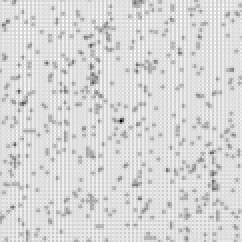
#> input picture analysis_Astrodrz/CDFS-1/Reff_lowlimt0.2_analysis/wht_map.fits, 121 x 121 px, given in place of CDFS-1_cutout.fits, which was not available (shown 2 times larger)
$ python analysis.py   (Python 2 division)
#> lines starting #> are read from the running program, lines starting #| are printed output that depends on the picture; pictures that were not available may be replaced by others from this repository, and a replacement may not be noted
#!/usr/bin/env python2
# -*- coding: utf-8 -*-
"""
Created on Thu Mar 29 20:17:41 2018

@author: Dartoon

On the analysis of xxx
"""
import numpy as np
import astropy.io.fits as pyfits
import matplotlib.pylab as plt
import glob
import sys
sys.path.insert(0,'../../../py_tools')
from psfs_average import psf_ave
from flux_profile import QSO_psfs_compare, profiles_compare
from matplotlib.colors import LogNorm

ID = 'CDFS-1'
filt = 'F140w'

# =============================================================================
# Read PSF and QSO image
# =============================================================================
QSO_bkg_value= 0.
psf_name_list = glob.glob("*PSF?.fits") + glob.glob("*PSF??.fits") # Read *.reg files in a list.
PSF_bkg_values = np.zeros(len(psf_name_list))
psf_list = []
#if not count PSF?, just name the file to not_count_PSF?.fits and +1 in the following line.
for i in range(len(psf_name_list)+0):
    if 'PSF{0}.fits'.format(i) in psf_name_list:
        psf_get = pyfits.getdata('PSF{0}.fits'.format(i)) - PSF_bkg_values[i]
        psf_list.append(psf_get)
    else:
        psf_list.append(None)
frame_size = 61
frame = '{0}'.format(frame_size)
ct = (121-frame_size)/2     # If want to cut to 61, i.e. (121-61)/2=30
PSF_mask_name_list = glob.glob("*PSF?_msk.fits") + glob.glob("*PSF??_msk.fits")   # Read *_msk.fits.
PSF_mask_name_list = sorted(PSF_mask_name_list,key=lambda x:x.split()[-1])
PSF_mask_img_list = [pyfits.getdata(PSF_mask_name_list[i]) for i in range(len(psf_list))]
QSO_im = pyfits.getdata('{0}_cutout.fits'.format(ID)) - QSO_bkg_value
QSO_msk = pyfits.getdata('{0}_msk.fits'.format(ID))
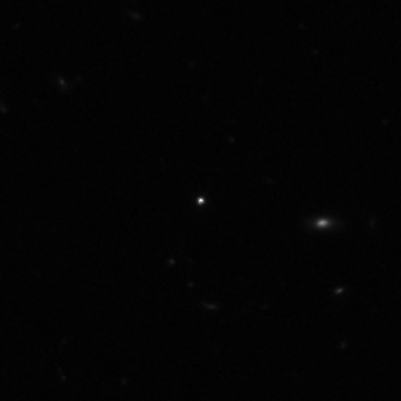
#> input picture analysis_Astrodrz/CDFS-1/analysis/CDFS-1_cutout_outer.fits, 401 x 401 px, given in place of CDFS-1_msk.fits, which was not available
#> QSO_msk is the input picture: shape (401, 401) >f4; min -0.0263, max 1.91, mean 0.0022

# [29 lines of commented-out code are left out]
from fit_qso import fit_qso, fit_ps
from transfer_to_result import transfer_to_result
from flux_profile import cr_mask_img
background_rms = 0.0076
QSO_msk = QSO_msk[ct:-ct,ct:-ct]
#> QSO_msk: shape (341, 341) >f4
QSO_im = QSO_im[ct:-ct,ct:-ct]
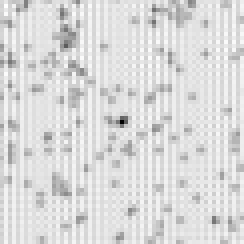
#> QSO_im: shape (61, 61) float32 (shown 4 times larger); min 163, max 652.1, mean 583.4; drawn with min black and max white
#QSO_msk = None
QSO_std = pyfits.getdata('wht_err.fits')[ct:-ct,ct:-ct]
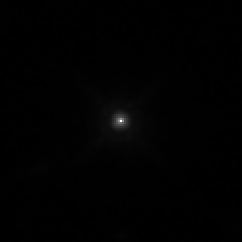
#> input picture analysis_Astrodrz/CDFS-321/analysis/wht_err.fits, 121 x 121 px, found by its file name (shown 2 times larger)
# [96 lines of commented-out code are left out]
PSF_mask_list = glob.glob("PSF*.reg")   # Read *.reg files in a list.
count_ele = range(len(psf_name_list))
import re
count_list= [[1,2],]
psf_com = [re.sub('\W+', '',repr(count_list[i])) for i in range(len(count_list))]
#psf_com = ['0157', '57','01579', '579']

not_count_list= [] #[(2,3,4,6,8,9), (0,1,2,3,4,6,8,9),(2,3,4,6,8) ,(0,1,2,3,4,6,8)]

for i in range(len(count_list)):
    count_i = [x for x in count_ele if x not in count_list[i]]
    not_count_list.append(count_i)

PSF_aves, PSF_stds = [], []
for i in range(len(not_count_list)):
#> (the run stopped early here; a loop or call above may not have finished)
